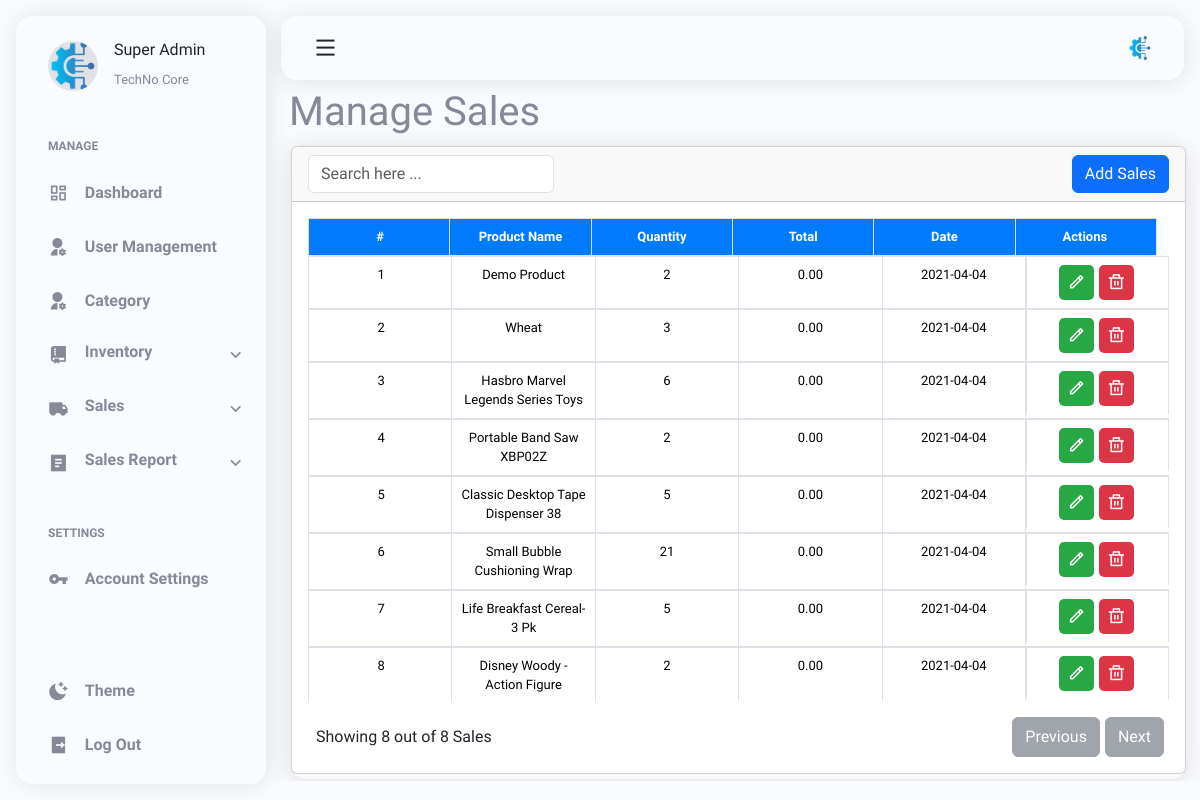
Page /pages/manage_sales.php (signed in) on the earlier database version.
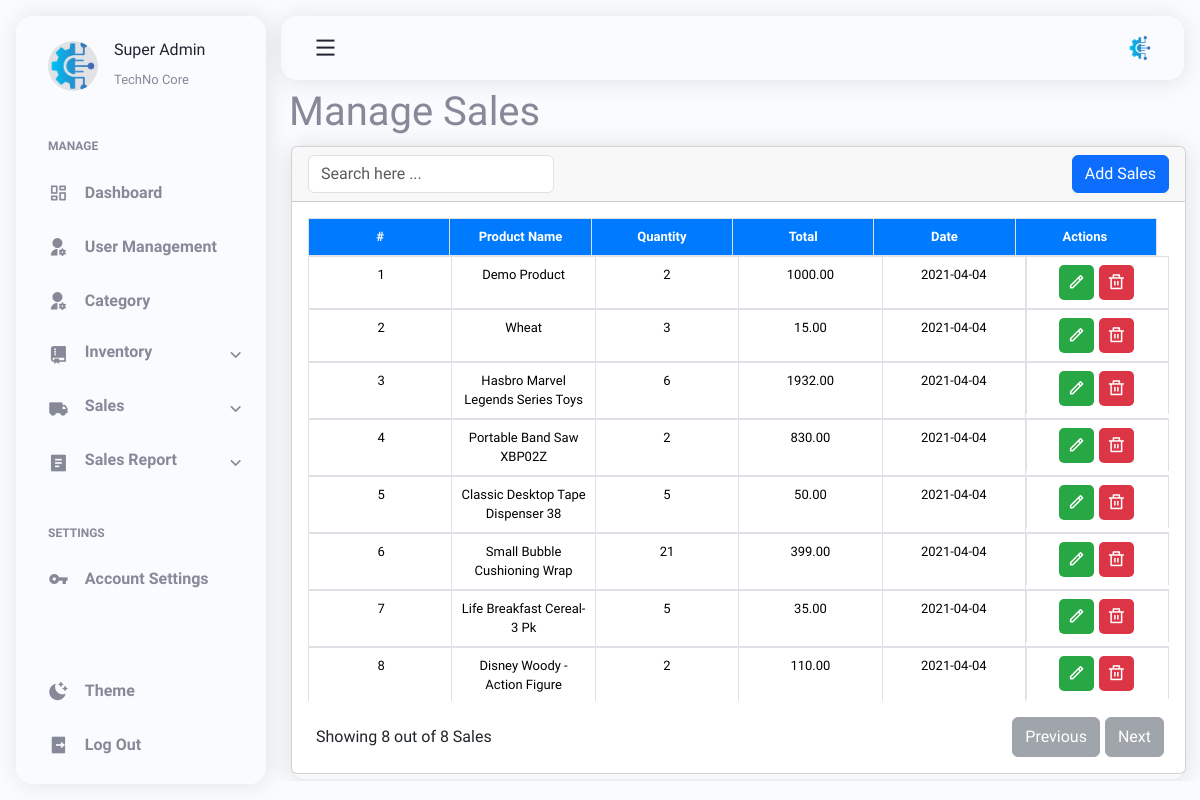
Same page on the later database version.
### tables this page shows
CREATE TABLE `sales` (
  `sales_id` int(11) UNSIGNED NOT NULL,
  `product_id` int(11) UNSIGNED NOT NULL,
  `qty` int(11) NOT NULL,
  `total_price` decimal(25,2) NOT NULL,
  `date` date NOT NULL
);

CREATE TABLE `products` (
  `prod_id` int(11) UNSIGNED NOT NULL,
  `name` varchar(255) NOT NULL,
  `quantity` varchar(50) DEFAULT NULL,
  `prod_brand` varchar(100) DEFAULT NULL,
  `prod_model` varchar(100) DEFAULT NULL,
  `sale_price` decimal(25,2) NOT NULL,
  `categorie_id` int(11) UNSIGNED NOT NULL,
  `media_id` int(11) DEFAULT 0,
  `created_at` timestamp NOT NULL DEFAULT current_timestamp(),
  `updated_at` timestamp NOT NULL DEFAULT current_timestamp()
);

### pages/manage_sales.php (the view, shortened to what this page needs)
<?php
include('../layouts/header.php');
require_once '../includes/load.php';
$currentPage = basename($_SERVER['PHP_SELF'], '.php');
?>
<link rel="stylesheet" href="../lib/managesales/managesale.css">
<main class="main container" id="main">
    <?php include('../layouts/sidebar.php'); ?>
    <h1 class="dash-fix">Manage Sales</h1>
    <div class="main__container">
        <div class="container p-0 m-0">
            <div class="row">
                <div class="col-lg-12">
                    <div class="card">
                        <div class="card-header d-flex justify-content-between">
                            <form action="_redirect.php" method="post">
                                <div class="form-group">
                                    <input type="text" class="form-control" name="userSearch" id="userSearch"
                                        placeholder="Search here ..." autofocus required>
                                </div>
                            </form>
                            <button type="button" class="btn btn-primary" data-bs-toggle="modal"
                                data-bs-target="#addsalesModal">
                                Add Sales
                            </button>
                        </div>
                        <div class="card-body">
                            <div class="table-responsive">
                                <table class="table table-bordered">
                                    <thead>
                                        <tr>
                                            <th class="text-center">#</th>
                                            <th>Product Name</th>
                                            <th>Quantity</th>
                                            <th>Total</th>
                                            <th>Date</th>
                                            <th class="text-center">Actions</th>
                                        </tr>
                                    </thead>
                                    <tbody>
                                        <?php
                                        $stmt = $conn->query("
                                        SELECT s.sales_id, p.name, s.qty, s.total_price, s.date
                                        FROM sales s
                                        JOIN products p ON s.product_id = p.prod_id
                                    ");
                                        $counter = 1;
                                        while ($row = $stmt->fetch()) {
                                            ?>
                                            <tr>
                                                <td class="text-center"><?= $counter++ ?></td>
                                                <td class="text-center"><?= htmlspecialchars($row['name']) ?></td>
                                                <td class="text-center"><?= htmlspecialchars($row['qty']) ?></td>
                                                <td class="text-center"><?= htmlspecialchars($row['total_price']) ?></td>
                                                <td class="text-center"><?= htmlspecialchars($row['date']) ?></td>
                                                <td class="text-center d-flex justify-content-center">
                                                    <button type="button" class="editPro-btn btn-secondary"
                                                        data-bs-toggle="modal"
                                                        data-bs-target="#editSalesModal_<?= $row['sales_id'] ?>">
                                                        <i class="ri-pencil-line"></i>
                                                    </button>
                                                    <button type="button" class="deletePro-btn btn-danger"
                                                        data-bs-toggle="modal"
                                                        data-bs-target="#deleteSalesModal_<?= $row['sales_id'] ?>">
                                                        <i class="ri-delete-bin-line"></i>
                                                    </button>
                                                </td>
                                            </tr>
                                        <?php } ?>
                                    </tbody>
                                </table>
                                <div class="pagination-container d-flex">
                                    <span class="total-users me-auto p-2">Showing 8 out of 0 users</span>
                                    <button class="prev-page btn btn-secondary" disabled>Previous</button>
                                    <button class="next-page btn btn-secondary" disabled>Next</button>
                                </div>
                            </div>
                        </div>
                    </div>
                </div>
            </div>
        </div>
    </div>
</body>
</html>

### layouts/header.php (shortened to what this page needs)
<!doctype html>
<html lang="en">
  <head>
  <link rel="stylesheet" href="https://cdnjs.cloudflare.com/ajax/libs/remixicon/4.2.0/remixicon.css" />
  <link href="https://cdn.jsdelivr.net/npm/bootstrap@5.3.3/dist/css/bootstrap.min.css" rel="stylesheet">
  <link rel="stylesheet" href="../assets/css/main.css">
</head>
<body>
  <header class="header" id="header">
    <div class="header__container">
      <a href="#" class="header__logo">
        <img class="header__logo-img" src="../uploads/users/techno.png" alt="" />
      </a>
      <button class="header__toggle" id="header-toggle">
        <i class="ri-menu-line"></i>
      </button>
    </div>
  </header>

### layouts/sidebar.php (shortened to what this page needs)
<nav class="sidebar" id="sidebar">
  <div class="sidebar__container">
    <div class="sidebar__user">
      <div class="sidebar__img">
        <img src="../uploads/users/techno.png" alt="" />
      </div>
      <div class="sidebar__info">
        <h3>Super Admin</h3>
        <span>TechNo Core</span>
      </div>
    </div>
    <div class="sidebar__content">
      <div>
        <h3 class="sidebar__title">MANAGE</h3>
        <div class="sidebar__list">
          <a href="dev_dashboard.php"
            class="sidebar__link <?= ($currentPage == 'dev_dashboard') ? 'active-link' : '' ?>">
            <i class="ri-dashboard-line"></i>
            <span>Dashboard</span>
          </a>
          <a href="user_management.php"
            class="sidebar__link <?= ($currentPage == 'user_management') ? 'active-link' : '' ?>">
            <i class="ri-user-settings-fill"></i>
            <span>User Management</span>
          </a>
          <a href="category.php" class="sidebar__link <?= ($currentPage == 'category') ? 'active-link' : '' ?>">
            <i class="ri-user-settings-fill"></i>
            <span>Category</span>
          </a>
          <a href="#" class="sidebar__link" id="inventory-link"
            style="display: flex; align-items: start; justify-content: start;">
            <i class="ri-git-repository-fill"></i>
            <span>Inventory</span>
            <i class="ri-arrow-down-s-line" style="margin-left: auto; padding-right: 20px"></i>
          </a>
          <a href="#" class="sidebar__link" id="sales-link"
            style="display: flex; align-items: start; justify-content: start;">
            <i class="ri-truck-fill"></i>
            <span>Sales</span>
            <i class="ri-arrow-down-s-line" style="margin-left: auto; padding-right: 20px"></i>
          </a>
          <a href="#" class="sidebar__link" id="reports-link"
            style="display: flex; align-items: start; justify-content: start;">
            <i class="ri-file-list-2-fill"></i>
            <span>Sales Report</span>
            <i class="ri-arrow-down-s-line" style="margin-left: auto; padding-right: 20px"></i>
          </a>
        </div>
      </div>
      <div>
        <h3 class="sidebar__title">SETTINGS</h3>
        <div class="sidebar__list">
          <a href="#" class="sidebar__link">
            <i class="ri-key-fill"></i>
            <span>Account Settings</span>
          </a>
        </div>
      </div>
    </div>
    <div class="sidebar__actions">
      <button>
        <i class="ri-moon-clear-fill sidebar__link sidebar__theme" id="theme-button">
          <span>Theme</span>
        </i>
      </button>
        <a href="../logout.php" class="sidebar__link">
          <i class="ri-logout-box-r-fill"></i>
          <span>Log Out</span>
        </a>
    </div>
  </div>
</nav>
</body>
</html>

### assets/css/main.css (style rules this page uses)
:root { --header-height: 3.5rem; --maincontent-height: 3.5rem; --first-color: hsl(228, 85%, 63%); --title-color: hsl(228, 18%, 16%); --text-color: hsl(228, 8%, 56%); --body-color: hsl(228, 100%, 99%); --shadow-color: hsla(228, 80%, 4%, 0.1); --body-font: "Nunito Sans", system-ui; --normal-font-size: 0.938rem; --smaller-font-size: 0.75rem; --tiny-font-size: 0.75rem; --font-regular: 400; --font-semi-bold: 600; --z-tooltip: 10; --z-fixed: 100; }
@media screen and (min-width: 1150px) { :root { --normal-font-size: 1rem; --smaller-font-size: 0.813rem; } }
* { box-sizing: border-box; padding: 0; margin: 0; }
body { font-family: var(--body-font); font-size: var(--normal-font-size); background-color: var(--body-color); color: var(--text-color); transition: background-color 0.4s; }
a { text-decoration: none; }
img { display: block; max-width: 100%; height: auto; }
button { all: unset; }
.container { margin-inline: 1.5rem; overflow: hidden; }
.main { padding-top: 5rem; }
.header { position: fixed; top: 0; left: 0; right: 0; z-index: var(--z-fixed); margin: 0.75rem; }
.header__container { width: 100%; height: var(--header-height); background-color: var(--body-color); box-shadow: 0 2px 24px var(--shadow-color); display: flex; justify-content: space-between; align-items: center; padding-inline: 1.5rem; border-radius: 1rem; transition: background-color 0.4s; }
.header__logo { display: inline-flex; align-items: center; column-gap: 0.25rem; }
.header__toggle { font-size: 1.5rem; color: var(--title-color); cursor: pointer; }
.header__logo img { width: 1.5rem; height: 1.5rem; }
.sidebar { position: fixed; left: -120%; top: 0; bottom: 0; z-index: var(--z-fixed); width: 250px; background-color: var(--body-color); box-shadow: 2px 0 24px var(--shadow-color); padding-block: 1.5rem; margin: 0.75rem; border-radius: 1rem; transition: left 0.4s, background-color 0.4s, width 0.4s; }
.sidebar__container, .sidebar__content { display: flex; flex-direction: column; row-gap: 3rem; }
.sidebar__container { height: 100%; overflow: hidden; }
.sidebar__user { display: grid; grid-template-columns: repeat(2, max-content); align-items: center; column-gap: 1rem; padding-left: 2rem; }
.sidebar__img { position: relative; width: 50px; height: 50px; background-color: var(--shadow-color); border-radius: 50%; overflow: hidden; display: grid; justify-items: center; }
.sidebar__img img { position: absolute; }
.sidebar__info h3 { font-size: var(--normal-font-size); color: var(--title-color); transition: color 0.4s; }
.sidebar__info span { font-size: var(--smaller-font-size); }
.sidebar__content { overflow: hidden auto; }
.sidebar__title { width: max-content; font-size: var(--tiny-font-size); font-weight: var(--font-semi-bold); padding-left: 2rem; margin-bottom: 1.5rem; }
.sidebar__list, .sidebar__actions { display: grid; row-gap: 1.5rem; }
.sidebar__link { position: relative; display: grid; grid-template-columns: repeat(2, max-content); align-items: center; column-gap: 1rem; color: var(--text-color); padding-left: 2rem; transition: color 0.4s, opacity 0.4s; }
.sidebar__link i { font-size: 1.25rem; }
.sidebar__link span { font-weight: var(--font-semi-bold); }
.sidebar__actions { margin-top: auto; }
.sidebar__actions button { cursor: pointer; }
.sidebar__theme { width: 100%; font-size: 1.25rem; }
.sidebar__theme span { font-size: var(--normal-font-size); font-family: var(--body-font); }
@media screen and (min-width: 1150px) { .header { margin: 1rem; padding-left: 265px; transition: padding 0.4s; } }
@media screen and (min-width: 1150px) { .header__container { height: calc(var(--header-height) + 0.5rem); padding-inline: 2rem; } }
@media screen and (min-width: 1150px) { .header__logo { order: 1; } }
@media screen and (min-width: 1150px) { .sidebar { left: 0; width: 250px; margin: 1rem; } }
@media screen and (min-width: 1150px) { .sidebar__info, .sidebar__link span { transition: opacity 0.4s; } }
@media screen and (min-width: 1150px) { .sidebar__user, .sidebar__title { transition: padding 0.4s; } }
@media screen and (min-width: 1150px) { .main { padding-left: 265px; padding-top: 5.5rem; transition: padding 0.4s; overflow: hidden; } }
.main__container { width: 100%; height: 79.6vh; background-color: #f8f9fa; box-shadow: 0 2px 24px rgba(0, 0, 0, 0.1); display: flex; flex-direction: column; border: 2px solid #eee; border-radius: 1rem; }
@media (min-width: 1080px) { .container, .container-lg, .container-md, .container-sm { max-width: 98vw; } }

Differences in the rows shown:
changed sales "Demo Product": total_price "0.00" → "1000.00"
changed sales "Wheat": total_price "0.00" → "15.00"
changed sales "Hasbro Marvel Legends Series Toys": total_price "0.00" → "1932.00"
changed sales "Portable Band Saw XBP02Z": total_price "0.00" → "830.00"
changed sales "Classic Desktop Tape Dispenser 38": total_price "0.00" → "50.00"
changed sales "Small Bubble Cushioning Wrap": total_price "0.00" → "399.00"
changed sales "Life Breakfast Cereal-3 Pk": total_price "0.00" → "35.00"
changed sales "Disney Woody - Action Figure": total_price "0.00" → "110.00"
